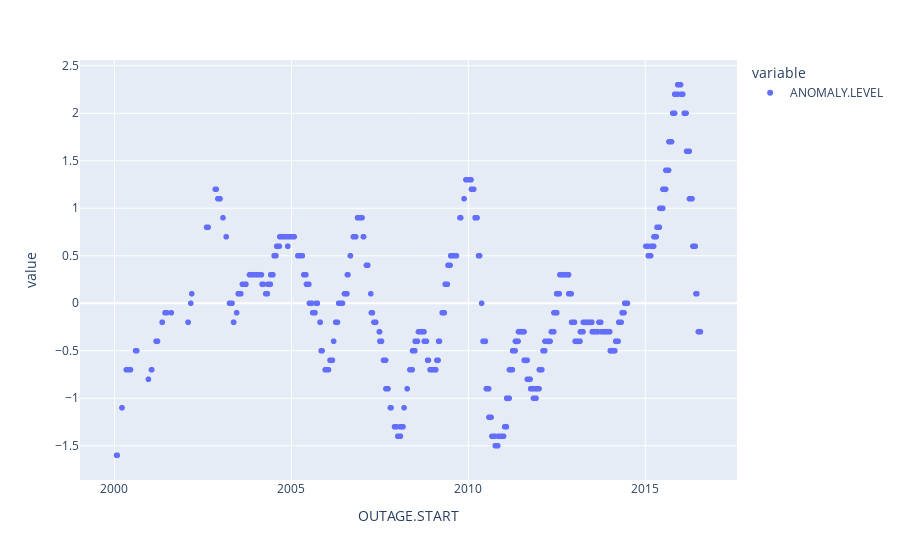

Notebook code for this chart:
### Markdown cell above
## Interesting AGG

### Code cell
#df_dropped.groupby('MONTH', dropna=True).agg()
df_dropped.groupby(['OUTAGE.START'])['ANOMALY.LEVEL'].mean().plot(kind='scatter')

### Figure 1 — Plotly figure (JSON) as saved in the notebook; plotly's stock layout.template omitted (floating-point values rounded to 4 significant figures; data arrays with more than 128 entries replaced by an {"elided": "..."} marker saying what was removed)
{"data": [{"hovertemplate": "variable=ANOMALY.LEVEL<br>OUTAGE.START=%{x}<br>value=%{y}<extra></extra>", "legendgroup": "ANOMALY.LEVEL", "marker": {"color": "#636efa", "symbol": "circle"}, "mode": "markers", "name": "ANOMALY.LEVEL", "showlegend": true, "type": "scattergl", "x": {"elided": "1434 str values"}, "xaxis": "x", "y": {"elided": "1434 float values"}, "yaxis": "y"}], "layout": {"legend": {"title": {"text": "variable"}, "tracegroupgap": 0}, "margin": {"t": 60}, "xaxis": {"anchor": "y", "domain": [0, 1], "title": {"text": "OUTAGE.START"}}, "yaxis": {"anchor": "x", "domain": [0, 1], "title": {"text": "value"}}}}
